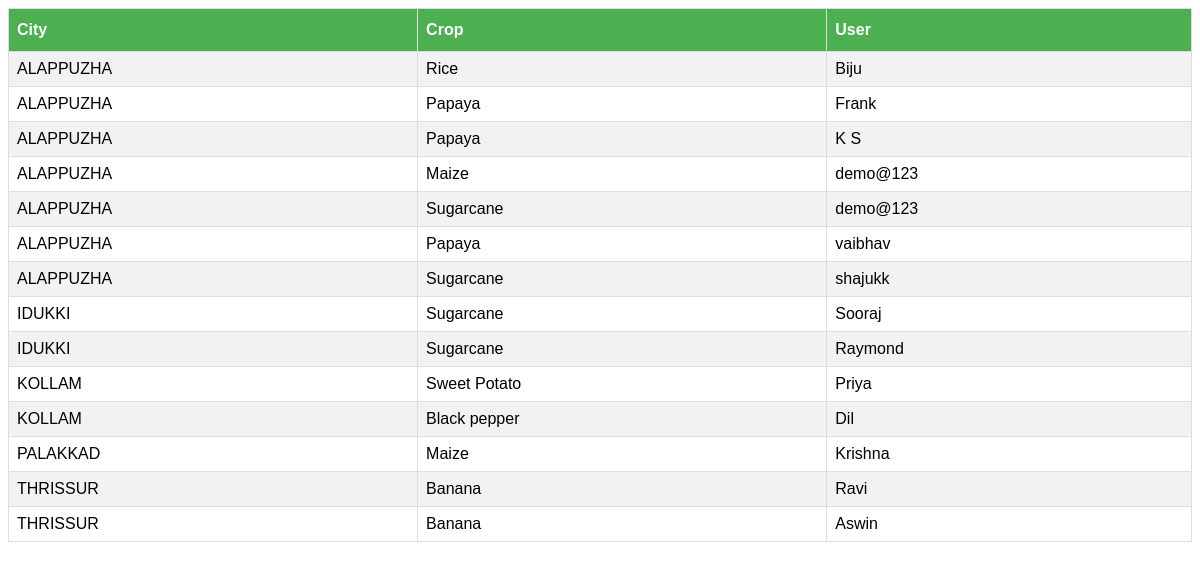
The app's page /cropcountadminview with its own data.
### accounts/models.py (models this page shows, shortened)
class WillPlant(models.Model):
    user=models.CharField(max_length=20)
    crop=models.CharField(max_length=20)
    town=models.CharField(max_length=20)

### accounts/views.py (the view)
# urls.py: path('cropcountadminview', views.cropcountadminview,name='cropcountadminview'),
def cropcountadminview(request):
    will_plant = WillPlant.objects.values('user', 'crop', 'town')
    lis=[]
    for i in will_plant:
        lis.append(i)
    croplist=[]
    for i in lis:
        croplist.append(i['crop'])
    croplist = list(set(croplist))
    citylist=[]
    for i in lis:
        croplist.append(i['crop'])
    citylist = list(set(citylist))
    lis2=[]
    cnt=0
    dic2={}
    lis=sorted(lis, key=lambda i: i['town'])
    dic={'dic':lis}
    return render(request,'accounts/cropcountadminview.html',dic)

### accounts/templates/accounts/cropcountadminview.html (shortened to what this page needs)
<!DOCTYPE html>
<html lang="en">
<head>
</head>
<body>
<table id="customers">
  <tr>
    <th>City</th>
    <th>Crop</th>
    <th>User</th>
  </tr>
	{% for i in dic %}
  		<tr>
    		<td>{{i.town}}</td>
    		<td>{{i.crop}}</td>
    		<td>{{i.user}}</td>
  		</tr>
 	{% endfor %}
</table>
</body>
</html>

### accounts/templates/accounts/cropcountadminview.html (style rules this page uses)
#customers { font-family: "Trebuchet MS", Arial, Helvetica, sans-serif; border-collapse: collapse; width: 100%; }
#customers td, #customers th { border: 1px solid #ddd; padding: 8px; }
#customers tr:nth-child(even) { background-color: #f2f2f2; }
#customers th { padding-top: 12px; padding-bottom: 12px; text-align: left; background-color: #4CAF50; color: white; }

### records on screen
WillPlant: town "ALAPPUZHA", crop "Rice", user "Biju"
WillPlant: town "ALAPPUZHA", crop "Papaya", user "Frank"
WillPlant: town "ALAPPUZHA", crop "Papaya", user "K S"
WillPlant: town "ALAPPUZHA", crop "Maize", user "demo@123"
WillPlant: town "ALAPPUZHA", crop "Sugarcane", user "demo@123"
WillPlant: town "ALAPPUZHA", crop "Papaya", user "vaibhav"
WillPlant: town "ALAPPUZHA", crop "Sugarcane", user "shajukk"
WillPlant: town "IDUKKI", crop "Sugarcane", user "Sooraj"
WillPlant: town "IDUKKI", crop "Sugarcane", user "Raymond"
WillPlant: town "KOLLAM", crop "Sweet Potato", user "Priya"
WillPlant: town "KOLLAM", crop "Black pepper", user "Dil"
WillPlant: town "PALAKKAD", crop "Maize", user "Krishna"
WillPlant: town "THRISSUR", crop "Banana", user "Ravi"
WillPlant: town "THRISSUR", crop "Banana", user "Aswin"
